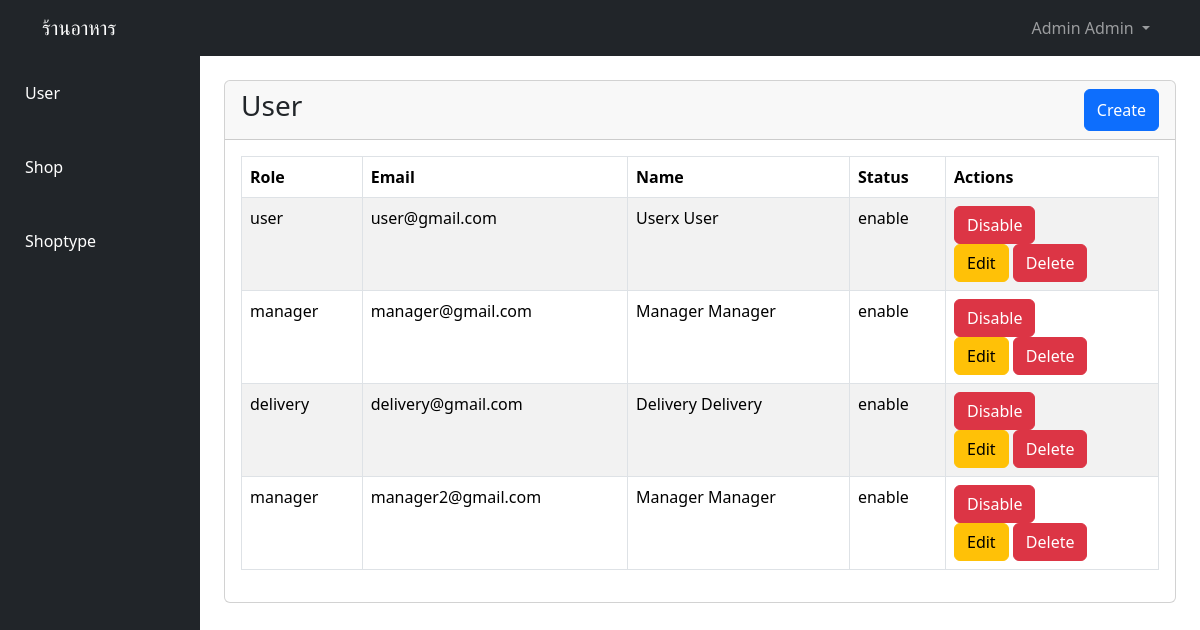
The app's page / (signed in) with its own data.
### tables this page shows
CREATE TABLE IF NOT EXISTS `users` (
  `id` int(10) NOT NULL AUTO_INCREMENT,
  `role` enum('user','admin','manager','delivery') NOT NULL DEFAULT 'user',
  `firstname` varchar(255) NOT NULL,
  `address` varchar(50) DEFAULT NULL,
  `lastname` varchar(255) NOT NULL,
  `phone` varchar(50) DEFAULT NULL,
  `email` varchar(255) NOT NULL,
  `password` varchar(255) NOT NULL,
  `profile_image` longtext DEFAULT NULL,
  `status` int(11) DEFAULT 0,
  PRIMARY KEY (`id`)
);

### config.php (called while the page is built, shortened)
<?php
function gud($userId, $pdo) {
    try {
        $stmt = $pdo->prepare("SELECT * FROM users WHERE id = ?");
        $stmt->execute([$userId]);
        $data = $stmt->fetch();
        return $data;
    } catch (PDOException $e) {
        echo "Error: " . $e->getMessage();
        return [];
    }
}
function fd($table, $pdo) {
    try {
        $stmt = $pdo->prepare("SELECT * FROM " . $table);
        $stmt->execute();
        $data = $stmt->fetchAll();
        return $data;
    } catch (PDOException $e) {
        echo "Error: " . $e->getMessage();
        return [];
    }
}
?>

### views/services/admin.php (the view, shortened to what this page needs)
<?php
    require 'config.php';
    $users = fd('users', $pdo);
    $filu = array_filter($users, function ($user) {
        return in_array($user['role'], ['manager', 'delivery', 'user']);
    });
?>
<!DOCTYPE html>
<html lang="th">
<head>
</head>
<body>
    <?php include 'navbar.php' ?>
    <div class="container-fluid">
        <div class="row">
            <div class="col-md-2 sidebar p-0">
                <ul class="nav flex-column">
                    <li class="nav-item"><a href="" class="nav-link nav-content" data-content="user">User</a></li>
                    <li class="nav-item"><a href="" class="nav-link nav-content" data-content="shop">Shop</a></li>
                    <li class="nav-item"><a href="" class="nav-link nav-content" data-content="shoptype">Shoptype</a></li>
                </ul>
            </div>
            <div class="col-md-10 my-4">
                <div class="container">
                    <div class="contents" id="user">
                        <div class="card">
                            <div class="card-header d-flex justify-content-between">
                                <h3>User</h3>
                                <button class="btn btn-primary">Create</button>
                            </div>
                            <div class="card-body">
                                <table id="admin-table" class="table table-bordered table-striped ">
                                    <thead class="thead-dark">
                                        <tr>
                                            <th>Role</th>
                                            <th>Email</th>
                                            <th>Name</th>
                                            <th>Status</th>
                                            <th>Actions</th>
                                        </tr>
                                    </thead>
                                    <tbody>
                                        <?php foreach ($filu as $user): ?>
                                        <tr>
                                            <td>
                                                <?php echo $user['role']; ?>
                                            </td>
                                            <td>
                                                <?php echo $user['email']; ?>
                                            </td>
                                            <td>
                                                <?php echo $user['firstname']." ".$user['lastname']; ?>
                                            </td>
                                            <td>
                                                <?= $user['status'] == 0 ? 'disable' : 'enable' ?>
                                            </td>
                                            <td>
                                                <?php
                                                    if ($user['status'] == 0) {
                                                ?>
                                                <form action="functions/user_access.php" method="get">
                                                    <input type="hidden" name="id" value="<?= $user['id'] ?>">
                                                    <input type="hidden" name="action" value="enable">
                                                    <button class="btn btn-success" type="submit">Enable</button>
                                                </form>
                                                <?php
                                                } else {
                                                ?>
                                                <form action="functions/user_access.php" method="get">
                                                    <button class="btn btn-danger" type="submit">Disable</button>
                                                </form>
                                                <?php
                                                }
                                                ?>
                                                <button class="btn btn-warning" onclick="">Edit</button>
                                                <button class="btn btn-danger" onclick="">Delete</button>
                                            </td>
                                        </tr>
                                        <?php endforeach; ?>
                                    </tbody>
                                </table>
                            </div>
                        </div>
                    </div>
                </div>
            </div>
        </div>
    </div>
</body>
</html>

### index.php (shortened to what this page needs)
<?php
$routes = [];
route('/', function(){
    include 'assets.php';
    if (!isset($_SESSION['user_login'])) {
        include 'views/home.php';
    } else {
        if ($_SESSION["role"] === "admin") {
            include 'views/services/admin.php';
        } elseif ($_SESSION["role"] === "delivery") {
            include 'views/services/delivery.php';
        } elseif ($_SESSION["role"] === "manager") {
            include 'views/services/manager.php';
        } else {
            include 'views/services/users.php';
        }
    }
});
function route(string $path, callable $callback){
    global $routes;
    $routes[$path] = $callback;
}
run();
function run(){
    global $routes;
    foreach ($routes as $path => $callback) {
        $callback();
    }
}
?>

### assets.php (shortened to what this page needs)
<!DOCTYPE html>
<html lang="en">
<head>
    <link rel="stylesheet" href="assets/css/bootstrap.min.css">
    <link rel="stylesheet" href="assets/main.css">
</head>
</html>

### navbar.php (shortened to what this page needs)
<nav class="navbar navbar-expand-lg navbar-dark bg-dark">
    <div class="container">
        <a class="navbar-brand" href="/">ร้านอาหาร</a>
        <div class="collapse navbar-collapse" id="navbarNav">
            <ul class="navbar-nav ms-auto">
                <?php
                if (isset($_SESSION['user_login'])) {
                $user = gud($_SESSION['user_login'], $pdo)
                ?>
                <li class="nav-item dropdown">
                    <a class="nav-link dropdown-toggle" href="#" role="button" data-bs-toggle="dropdown"
                        aria-expanded="false">
                        <?= $user['firstname']. " " . $user['lastname'] ?>
                    </a>
                </li>
                <?php } ?>
            </ul>
        </div>
    </div>
</nav>

### assets/main.css (style rules this page uses)
.sidebar { background-color: #212529; height: 100vh; }
.sidebar .nav-link { color: white; padding: 25px; }
.contents { display: none; }
.contents:first-of-type { display: block; }

### records on screen
users: firstname "Admin", lastname "Admin"
users: role "user", email "user@gmail.com", firstname "Userx", lastname "User", status "enable"
users: role "manager", email "manager@gmail.com", firstname "Manager", lastname "Manager", status "enable"
users: role "delivery", email "delivery@gmail.com", firstname "Delivery", lastname "Delivery", status "enable"
users: role "manager", email "manager2@gmail.com", firstname "Manager", lastname "Manager", status "enable"
